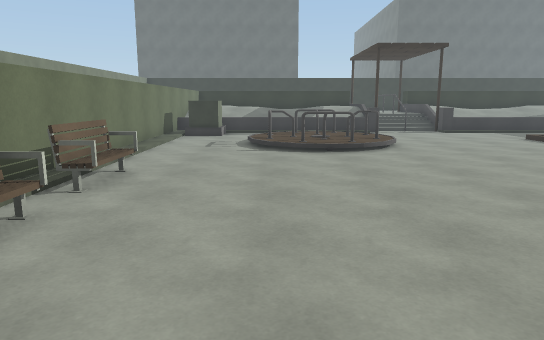
[1] (above)

24 first-person views from a walk through a scene from a Unity 3-D project. The camera is 1.5 m above the floor, tilts 10° down and sees 70° across. The floor is counted in squares, 1 m on a side. Each view is taken from the middle of a square. On the plan, view 1 faces up. The plan holds only what a view shows up to about 17 squares ahead; the rest is blank. The place goes on beyond the plan. The player is left out.

[2]
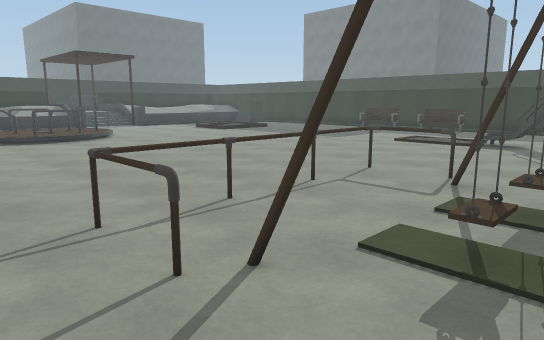

[3]
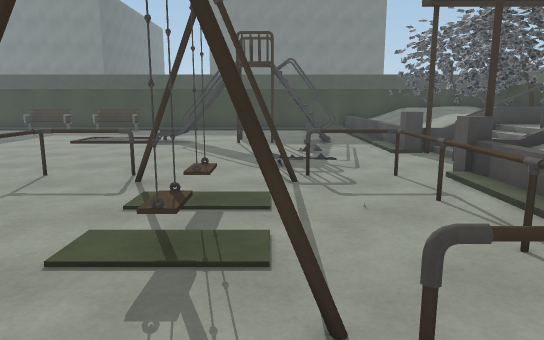

[4]
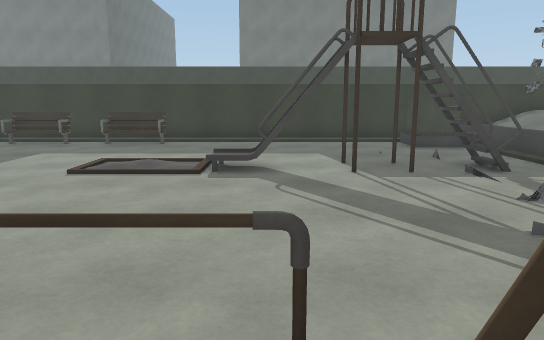

[5]
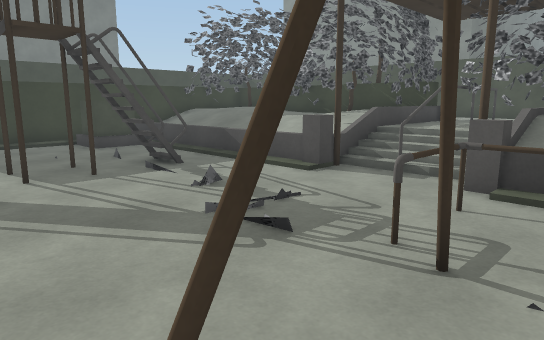

[6]
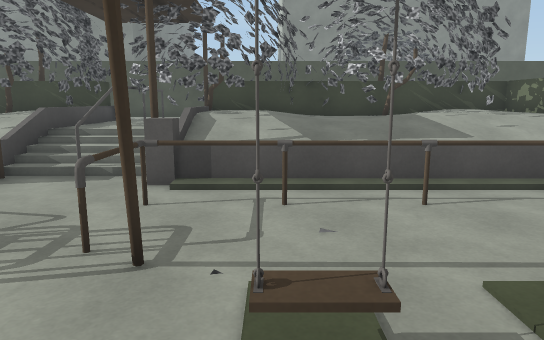

[7]
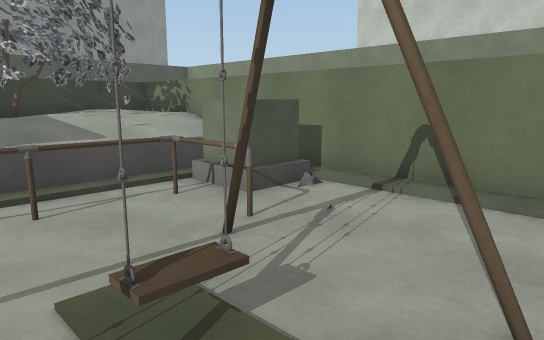

[8]
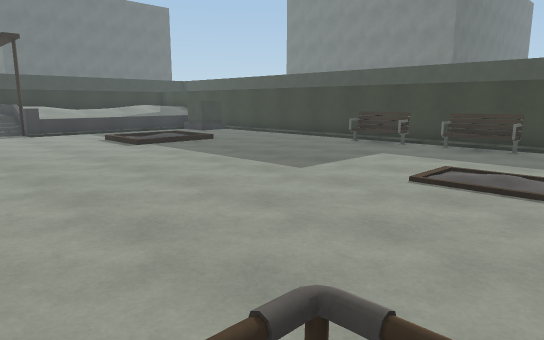

[9]
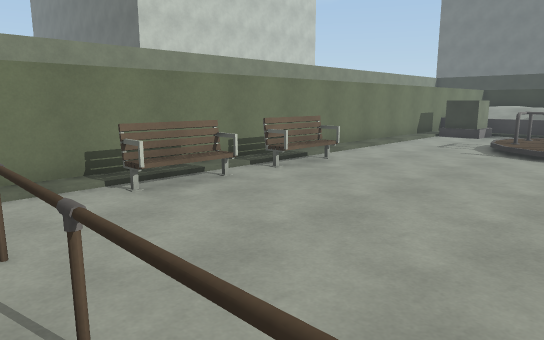

[10]
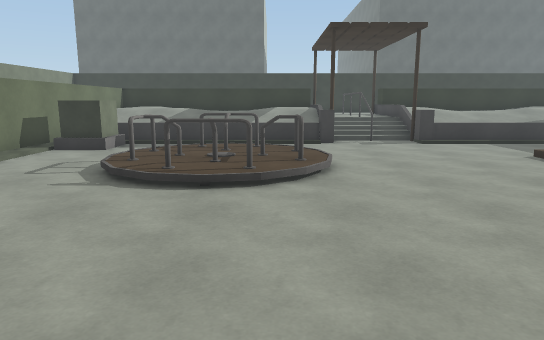

[11]
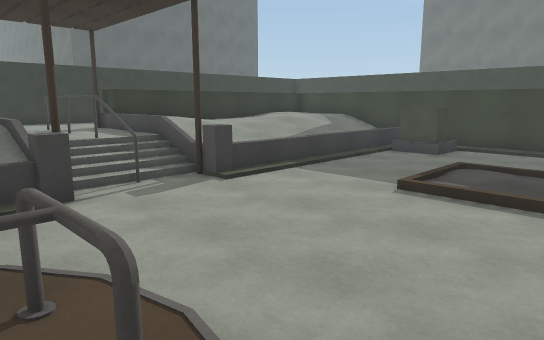

[12]
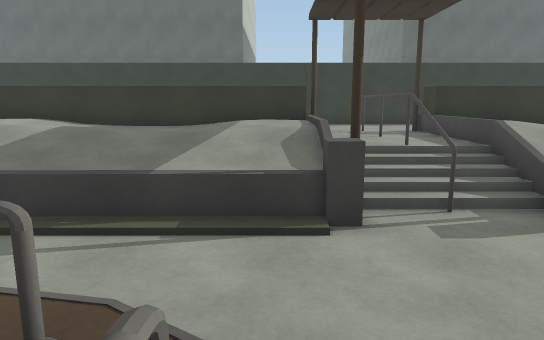

[13]
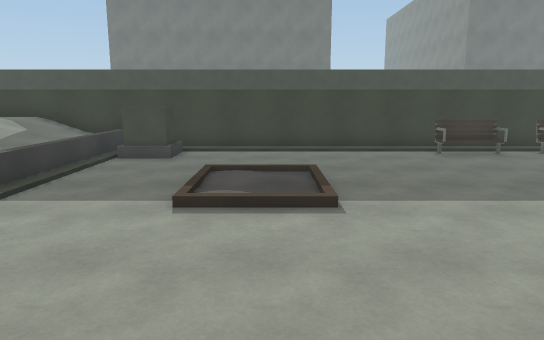

[14]
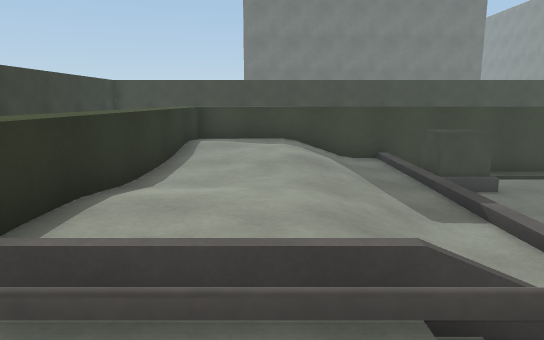

[15]
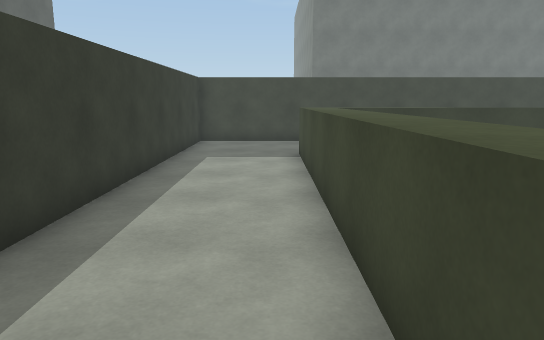

[16]
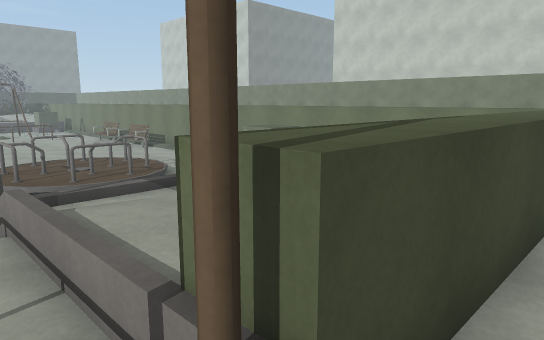

[17]
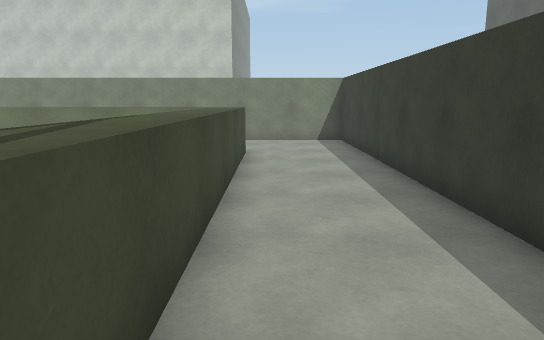

[18]
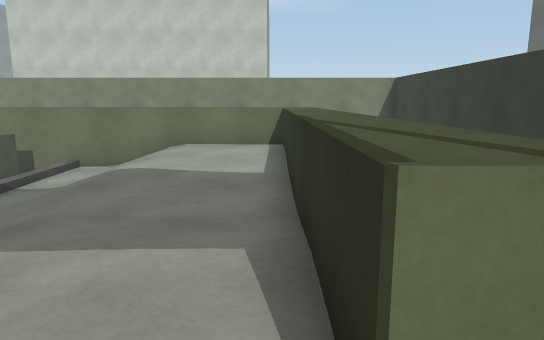

[19]
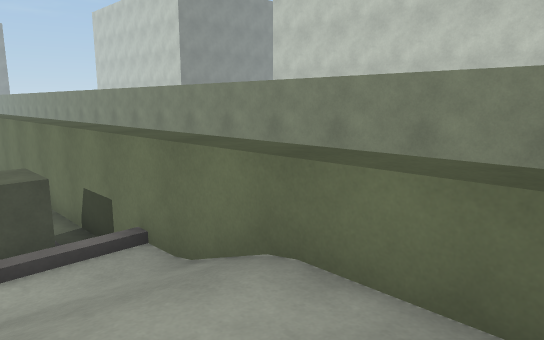

[20]
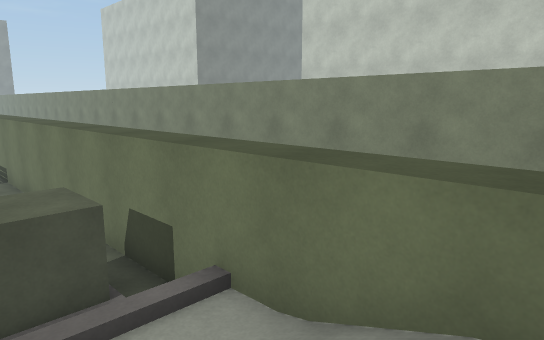

[21]
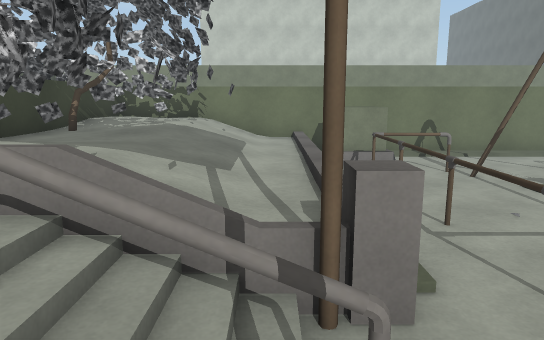

[22]
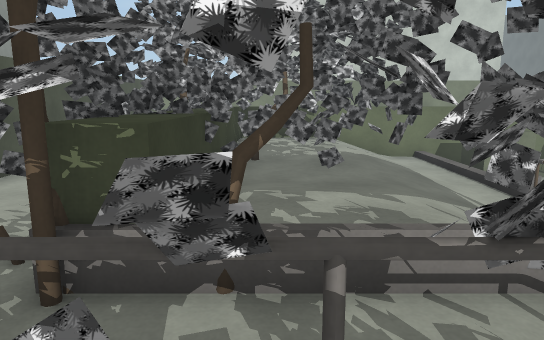

[23]
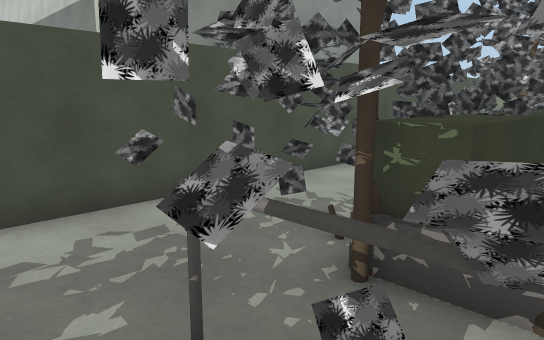

[24]
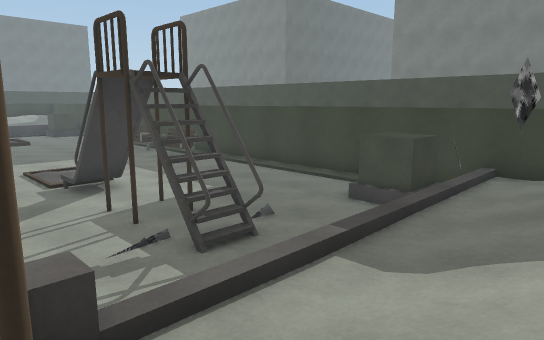

### Floor plan
Key: @ floor where view 1 was taken; # wall or solid block; x gap in a wall; . main floor; : floor 0.25 m higher than the main floor; + floor 0.5 m higher than the main floor; * floor 0.75 m higher than the main floor; % floor 1 m higher than the main floor; & floor 1.25 m higher than the main floor; / step, stairs or slope; = window, fence, low wall or low ledge; ^ raised ledge; v drop or lower ground; T tree; O other object.
Columns run from 10 left of view 1 to 23 right of it. Each row starts with its distance up from view 1.
 30 ##################################
 29 #**************  ****************#
 28 #************** *****************#
 27 #************** *****************#
 26 #****^^^^^^^^^^^**x^^^^^^^^^^^***#
 25 #   *^&&&%%%%&&/*#*&&&%%%%&&&^   #
 24 #   *^&&&%%%%&&/*#*&&&%%%%&&&^   #
 23 #   *^&&&&%%%&&/*#*&&%%%&&&&&^   #
 22 #   *^///////////#///////////^   #
 21 #   *^/////////=/#///////////^   #
 20 #   *=+++++++++=/=/++++++++++^   #
 19 #   *=.........=...=.........^   #
 18 #   *=/=/. .............../=.^   #
 17 #   *=///. //.............//.^   #
 16 #   *=..../==:/..............^   #
 15 #   *=.../=#=:=......:.: ....^   #
 14 #    =.../==#=:.......:. ....^   #
 13 #    =....::=:/......///.....^   #
 12 #    =..../=:/...............^   #
 11 #    =.......................^   #
 10 #    =.......................^
  9 #    =.......................^
  8 #    =./...................=.^
  7 #    =./...................=.^
  6 #    =.......................^   #
  5      =.=.....................^   #
  4      =./...................=.^   #
  3 #    =.=...................#.^
  2 #    =................:......^
  1 #    =....=#=#=..............^
  0 #    =  .=@....=......:......^
 -1 #    =...=.....=......=......^
 -2 #    =...#....#.......x......^   #
 -3 #    =.....+x........##......^   #
 -4 #    =...#....#......##......^   #
 -5 #    =...=.....=.....vO......^   #
 -6 #    =/^#......=.....#/...^^.^   #
 -7 #    = =#======...........x=.^   #
 -8 #    ==========#...=......  #^   #
 -9 #    ^+++++++++//=//++++++  #
-10 #    ^***=*****x/#//##**** #^
-11 #    ^&#####%#####*#### %####
-12 #    ^&##&#####&##*##%#######
-13 #    ^ #&T%###TT*x*#&T ##
-14 #    ^^#^^^##^^^*#*#^^^##
-15 #      =#T#^^=^##**##T# ^
-16 #       #x##**###**  x#
-17 #          ********
-18 #         **********
-19   #######################

Positions as (right, up) in squares from view 1, and headings:
1: (0, 0), facing up
2: (-3, -4), facing up-right
3: (-3, -4), facing right
4: (3, -1), facing right
5: (3, -1), facing down-right
6: (3, -1), facing down
7: (2, -1), facing down-left
8: (4, 0), facing up-right
9: (3, 0), facing up-left
10: (3, 5), facing up
11: (3, 12), facing up-right
12: (4, 14), facing up
13: (4, 14), facing right
14: (6, 23), facing right
15: (8, 27), facing right
16: (6, 27), facing down-left
17: (6, 27), facing left
18: (6, 25), facing left
19: (-2, 25), facing down-left
20: (-2, 23), facing down-left
21: (8, -9), facing left
22: (8, -13), facing left
23: (8, -13), facing down-left
24: (8, -11), facing up-right
